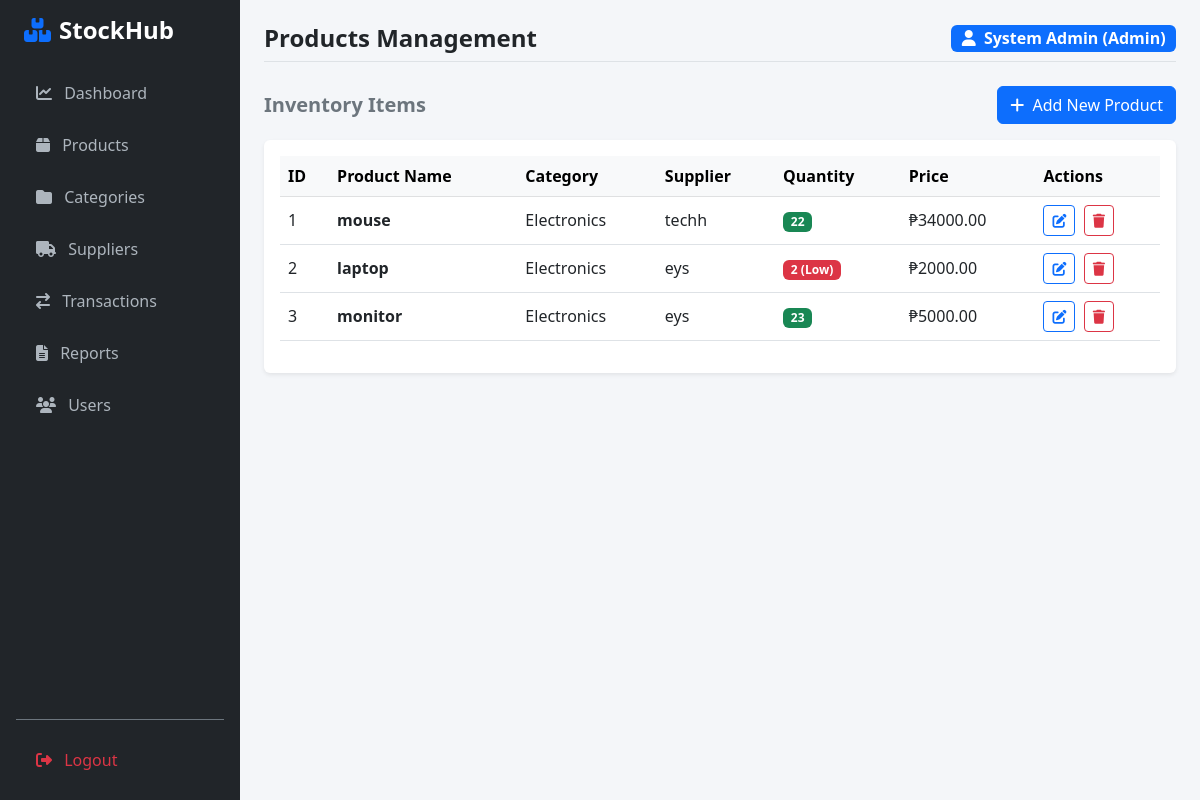
Before: /products (signed in) with the older database file.
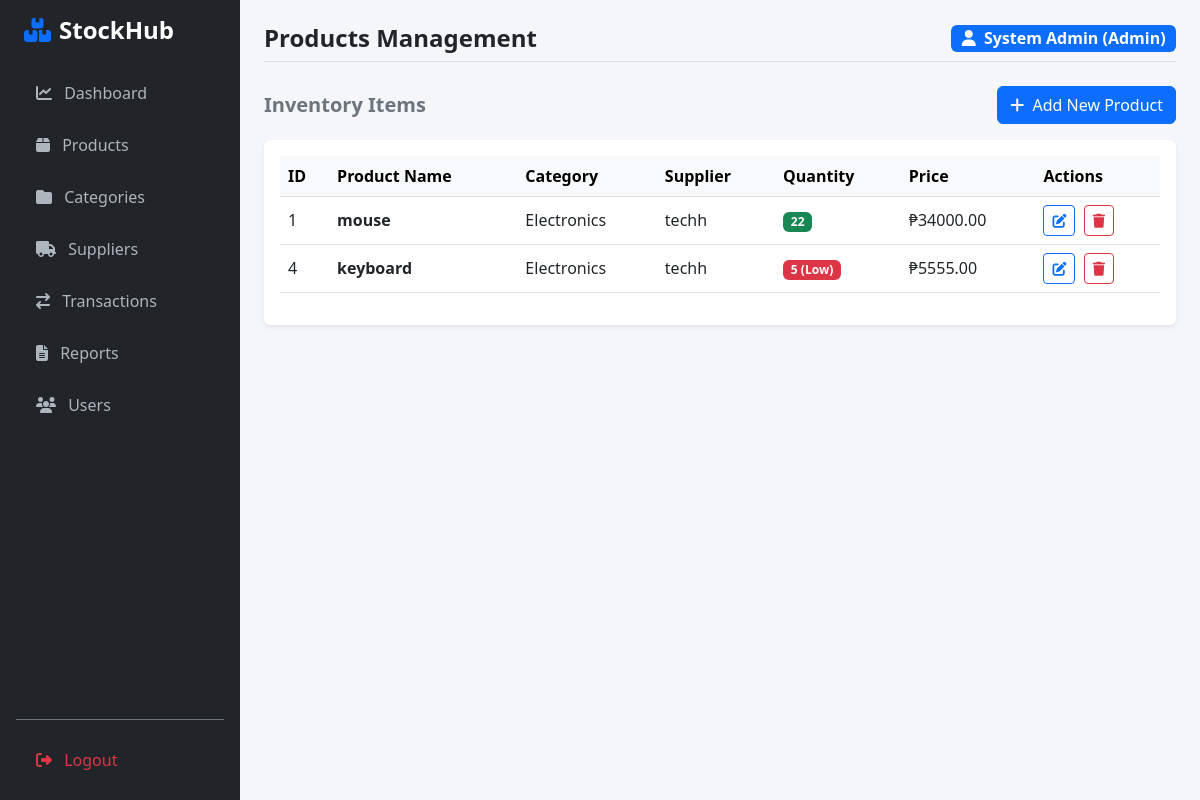
After: the same page with the newer database file.
### app/models.py (models this page shows)
class User(UserMixin, db.Model):
    __tablename__ = 'users'
    id = db.Column(db.Integer, primary_key=True)
    full_name = db.Column(db.String(100), nullable=False)
    username = db.Column(db.String(50), unique=True, nullable=False)
    password_hash = db.Column(db.String(255), nullable=False)
    role = db.Column(db.Enum('Admin', 'Inventory Staff', 'Manager'), default='Inventory Staff', nullable=False)
    contact_no = db.Column(db.String(20))
    status = db.Column(db.Enum('Active', 'Inactive'), default='Active')
    created_at = db.Column(db.DateTime, default=datetime.utcnow)

class Product(db.Model):
    __tablename__ = 'products'
    id = db.Column(db.Integer, primary_key=True)
    name = db.Column(db.String(100), nullable=False)
    quantity = db.Column(db.Integer, default=0)
    price = db.Column(db.Float, default=0.0)
    category_id = db.Column(db.Integer, db.ForeignKey('categories.id'), nullable=True)
    supplier_id = db.Column(db.Integer, db.ForeignKey('suppliers.id'), nullable=True)

class Category(db.Model):
    __tablename__ = 'categories'
    id = db.Column(db.Integer, primary_key=True)
    category_name = db.Column(db.String(100), nullable=False)
    description = db.Column(db.Text)
    created_at = db.Column(db.DateTime, default=datetime.utcnow)
    products = db.relationship('Product', backref='category', lazy=True)

class Supplier(db.Model):
    __tablename__ = 'suppliers'
    id = db.Column(db.Integer, primary_key=True)
    supplier_name = db.Column(db.String(100), nullable=False)
    contact_person = db.Column(db.String(100))
    contact_no = db.Column(db.String(20))
    created_at = db.Column(db.DateTime, default=datetime.utcnow)
    products = db.relationship('Product', backref='supplier', lazy=True)

### app/routes.py (the view)
@main.route('/products')
@login_required
def products():
    all_products = Product.query.all()
    categories = Category.query.all()
    suppliers = Supplier.query.all()
    return render_template('products.html', products=all_products, categories=categories, suppliers=suppliers)

### app/templates/products.html (shortened to what this page needs)
{% extends "base.html" %}
{% block page_title %}Products Management{% endblock %}
{% block content %}
<div class="d-flex justify-content-between align-items-center mb-3">
    <h5 class="fw-bold text-secondary mb-0">Inventory Items</h5>
    <button class="btn btn-primary" data-bs-toggle="modal" data-bs-target="#addProductModal">
        <i class="fa-solid fa-plus me-1"></i> Add New Product
    </button>
</div>
<div class="card shadow-sm border-0 p-3">
    <div class="table-responsive">
        <table class="table table-hover align-middle">
            <thead class="table-light">
                <tr>
                    <th>ID</th>
                    <th>Product Name</th>
                    <th>Category</th>
                    <th>Supplier</th>
                    <th>Quantity</th>
                    <th>Price</th>
                    <th>Actions</th>
                </tr>
            </thead>
            <tbody>
                {% for product in products %}
                <tr>
                    <td>{{ product.id }}</td>
                    <td class="fw-bold">{{ product.name }}</td>
                    <td>{{ product.category.category_name if product.category else 'N/A' }}</td>
                    <td>{{ product.supplier.supplier_name if product.supplier else 'N/A' }}</td>
                    <td>
                        {% if product.quantity <= 5 %}
                            <span class="badge bg-danger">{{ product.quantity }} (Low)</span>
                        {% else %}
                            <span class="badge bg-success">{{ product.quantity }}</span>
                        {% endif %}
                    </td>
                    <td>₱{{ "%.2f"|format(product.price) }}</td>
                    <td>
                        <button class="btn btn-sm btn-outline-primary me-1" data-bs-toggle="modal" data-bs-target="#editProductModal{{ product.id }}">
                            <i class="fa-solid fa-pen-to-square"></i>
                        </button>
                        <form action="{{ url_for('main.delete_product', id=product.id) }}" method="POST" class="d-inline" onsubmit="return confirm('Are you sure you want to delete {{ product.name }}?');">
                            <button type="submit" class="btn btn-sm btn-outline-danger"><i class="fa-solid fa-trash"></i></button>
                        </form>
                    </td>
                </tr>
                {% else %}
                <tr>
                    <td colspan="7" class="text-center text-muted py-4">No products found.</td>
                </tr>
                {% endfor %}
            </tbody>
        </table>
    </div>
</div>
{% endblock %}

### app/templates/base.html (shortened to what this page needs)
<!DOCTYPE html>
<html lang="en">
<head>
    <link href="https://cdn.jsdelivr.net/npm/bootstrap@5.3.0/dist/css/bootstrap.min.css" rel="stylesheet">
    <link rel="stylesheet" href="https://cdnjs.cloudflare.com/ajax/libs/font-awesome/6.4.0/css/all.min.css">
</head>
<body class="d-flex">
<div class="sidebar p-3 d-flex flex-column">
    <h4 class="text-white fw-bold px-2 mb-4"><i class="fa-solid fa-boxes-stacked me-2 text-primary"></i>StockHub</h4>
    <nav class="nav flex-column gap-1">
        <a href="{{ url_for('main.dashboard') }}"><i class="fa-solid fa-chart-line me-2"></i> Dashboard</a>
        <a href="{{ url_for('main.products') }}"><i class="fa-solid fa-box me-2"></i> Products</a>
        <a href="{{ url_for('main.categories') }}"><i class="fa-solid fa-folder me-2"></i> Categories</a>
        <a href="{{ url_for('main.suppliers') }}"><i class="fa-solid fa-truck me-2"></i> Suppliers</a>
        <a href="{{ url_for('main.transactions') }}"><i class="fa-solid fa-arrow-right-arrow-left me-2"></i> Transactions</a>
        <a href="{{ url_for('main.reports') }}"><i class="fa-solid fa-file-lines me-2"></i> Reports</a>
        <a href="{{ url_for('main.users') }}"><i class="fa-solid fa-users me-2"></i> Users</a>
    </nav>
    <div class="mt-auto pt-3 border-top border-secondary">
        <a href="{{ url_for('main.logout') }}" class="text-danger"><i class="fa-solid fa-right-from-bracket me-2"></i> Logout</a>
    </div>
</div>
<div class="main-content p-4">
    <div class="d-flex justify-content-between align-items-center mb-4 pb-2 border-bottom">
        <h4 class="fw-bold mb-0">{% block page_title %}{% endblock %}</h4>
        {% if current_user.is_authenticated %}
        <div class="d-flex align-items-center gap-2">
            <span class="badge bg-primary fs-6"><i class="fa-solid fa-user me-1"></i> {{ current_user.full_name }} ({{ current_user.role }})</span>
        </div>
        {% endif %}
    </div>
    {% block content %}{% endblock %}
</div>
</body>
</html>

### app/templates/base.html (style rules this page uses)
body { background-color: #f4f6f9; }
.sidebar { min-height: 100vh; background-color: #212529; width: 240px; }
.sidebar a { color: #adb5bd; text-decoration: none; display: block; padding: 12px 20px; font-weight: 500; }
.main-content { flex: 1; min-height: 100vh; }

Changed rows visible on the page:
removed Product: id "2", name "laptop", category "Electronics", supplier "eys", quantity "2", price "2000.00"
removed Product: id "3", name "monitor", category "Electronics", supplier "eys", quantity "23", price "5000.00"
added Product: id "4", name "keyboard", category "Electronics", supplier "techh", quantity "5", price "5555.00"
